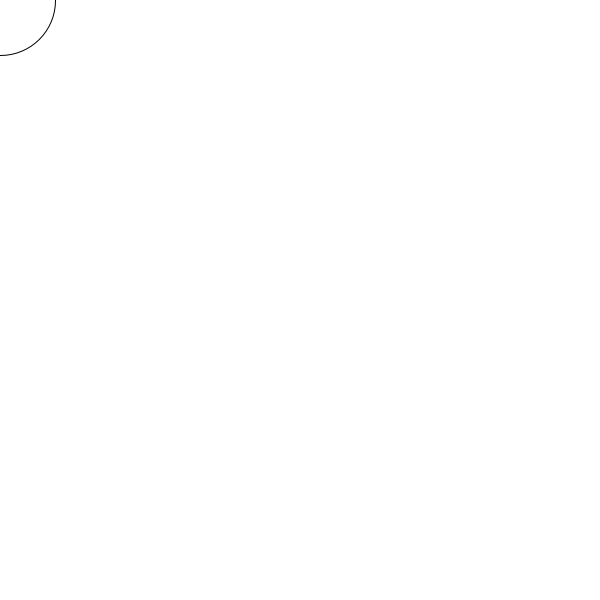
Frame 1 (no input)
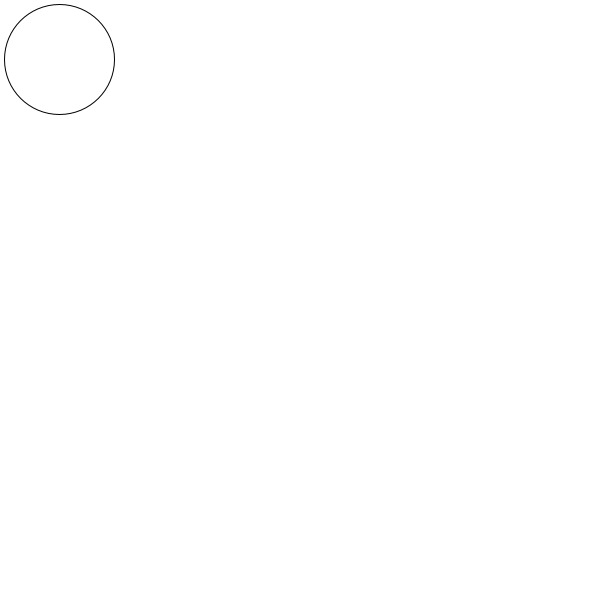
Frame 60 (the mouse pressed at the canvas centre just before this capture)
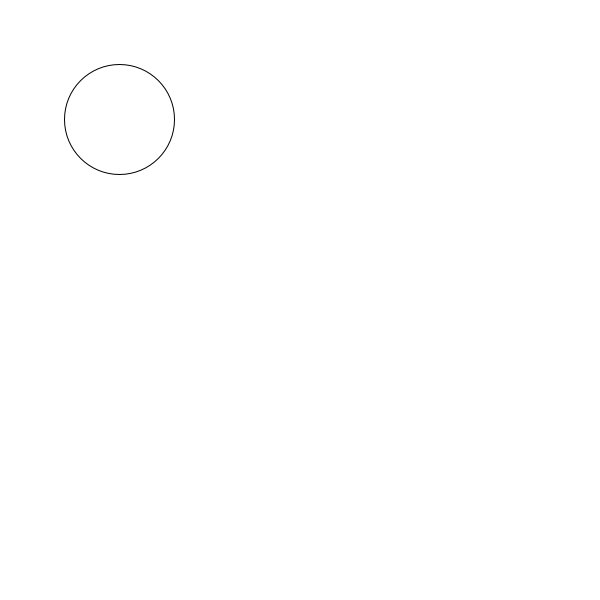
Frame 120 (the mouse held since frame 60 and released just before this capture)

The Processing sketch that drew these frames (run headless with seeded random() and noise(); from frame 60 on, the mouse is pressed at the canvas centre):

// Processing sketch: Diagonal_Circle
// ── Diagonal_Circle.pde
int x;

void setup() {
  size(600,600);
  x = 0;
}

void draw() {
  background(255);
  ellipse(x,x,110,110);
  x = x + 1;
  if (x > 700) {
    x = -100;
  }
}
  
